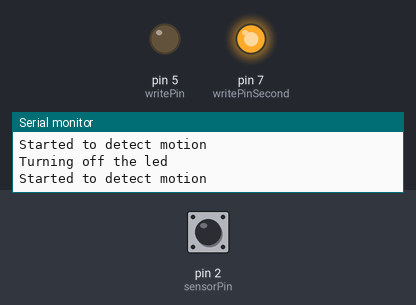
Simulated run of this sketch. Board: Arduino Uno, built with avr-gcc and run on an emulated ATmega328P. Shown: output pins drawn as LEDs (lit = HIGH), the last lines printed to the serial monitor. Dashed ring = blinking. The inputs (shaded band) are chosen by the test bench; at power-on: pin 2 (sensorPin) LOW.

Above: at 1.2 s.
1.3 s: pin 2 (sensorPin) driven HIGH
At 2.5 s:
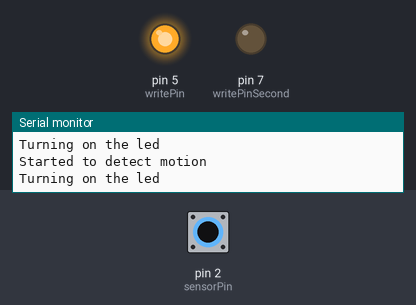
2.8 s: pin 2 (sensorPin) driven LOW
At 4.3 s:
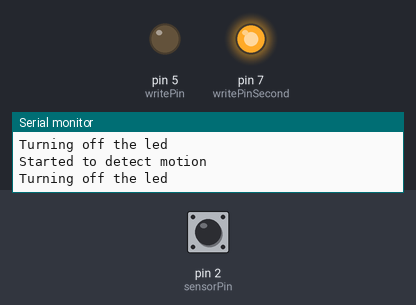
5.8 s: pin 2 (sensorPin) pulsed HIGH 2 times (0.12 s each, 0.3 s apart)
At 6.05 s:
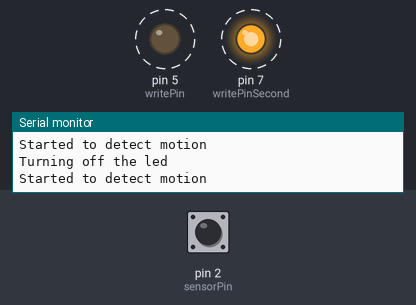
9.4 s: pin 2 (sensorPin) pulsed HIGH 5 times (0.12 s each, 0.3 s apart)
At 12.1 s:
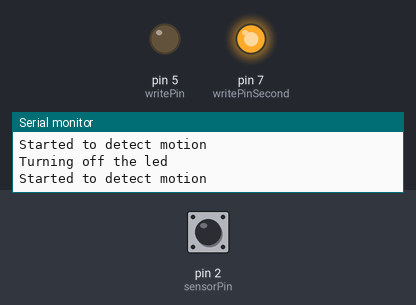
Timing chart, 0 to 13.6 s (numbered marks = the images above; inputs shaded):
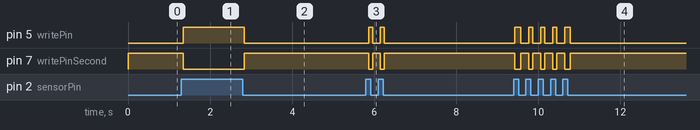

The sketch:

module_1a1.ino
```cpp
// C++ code
//
//declare the pins to be used for input or output
int sensorPin=2;
int writePin=5;
int writePinSecond=7;


void setup()
{
  //initialise the setup with input and output pins
  pinMode(sensorPin,INPUT);
  pinMode(writePin,OUTPUT);
  pinMode(writePinSecond,OUTPUT);
  Serial.begin(9600);
}
int readMotion()
{
  //detects the motion continuously on the respective pin
  Serial.println("Started to detect motion");
  int reading= digitalRead(sensorPin);
  return reading;
}
void turnOnLed()
{
  //turns the led red
  Serial.println("Turning on the led");
  digitalWrite(writePinSecond,LOW);
  digitalWrite(writePin,HIGH);

}

void turnOffLed()
{
  //turns the led green
  Serial.println("Turning off the led");
  digitalWrite(writePin,LOW);
  digitalWrite(writePinSecond,HIGH);
}
void loop()
{
  //read motion
  int motion=readMotion();

  if(motion==1)
  {
    //motion detected
    turnOnLed();
  }
  else
  {
    //no motion present
    turnOffLed();
  }
}
```

Measured:
- after the input at 1.3 s, pin 5 (writePin): LOW → HIGH after 0.05 s; pin 7 (writePinSecond): HIGH → LOW after 0.05 s
- after the input at 2.8 s, pin 5 (writePin): HIGH → LOW at once; pin 7 (writePinSecond): LOW → HIGH at once
- after the input at 5.8 s, pin 5 (writePin): alternates HIGH for 0.10 s and LOW for 0.19 s, 4 changes in all, then stays LOW, starting after 0.06 s; pin 7 (writePinSecond): alternates HIGH for 0.19 s and LOW for 0.10 s, 4 changes in all, then stays HIGH, starting after 0.06 s
- after the input at 9.4 s, pin 5 (writePin): alternates HIGH for 0.10 s and LOW for 0.19 s, 10 changes in all, then stays LOW, starting at once; pin 7 (writePinSecond): alternates HIGH for 0.19 s and LOW for 0.10 s, 10 changes in all, then stays HIGH, starting at once
